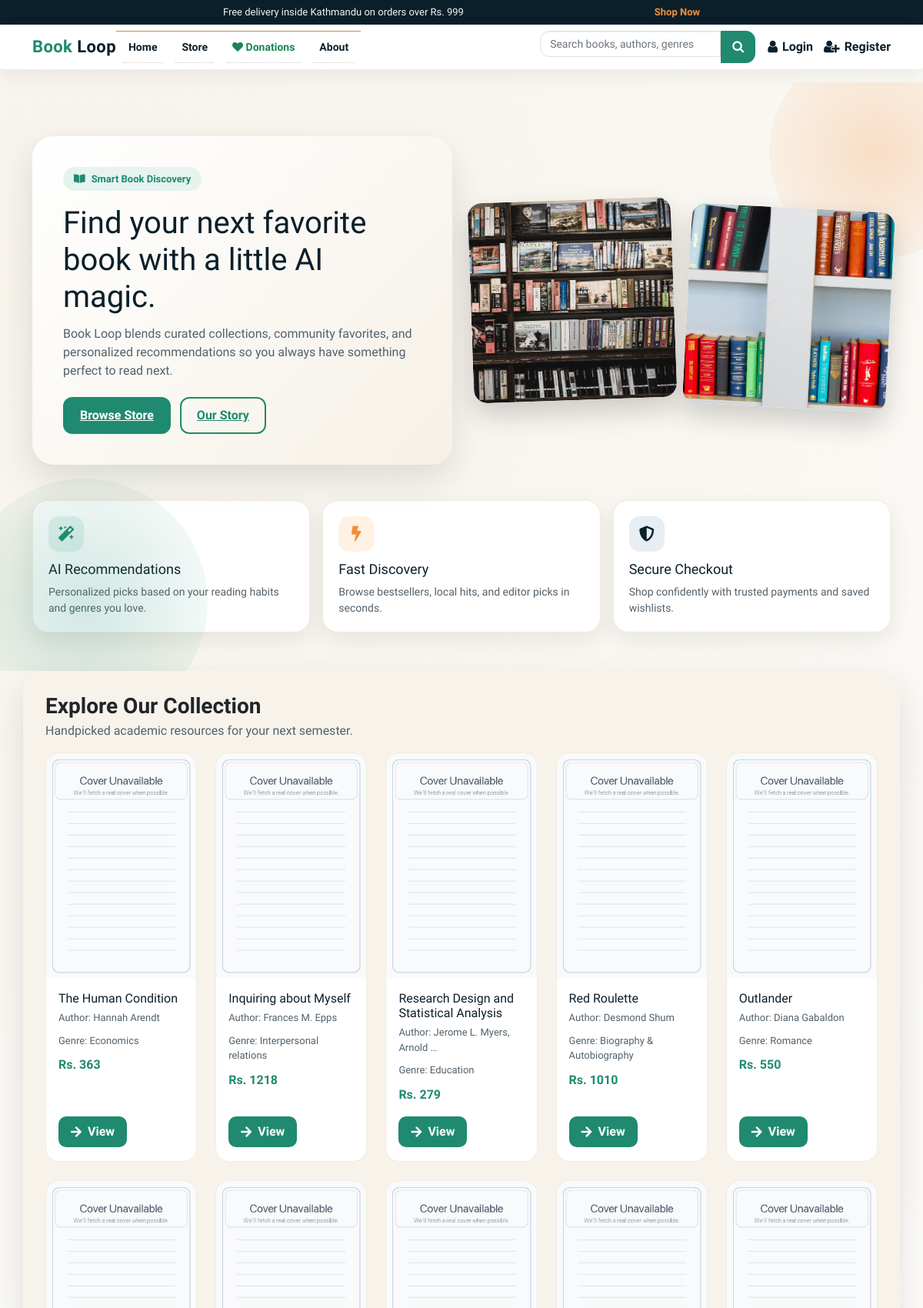
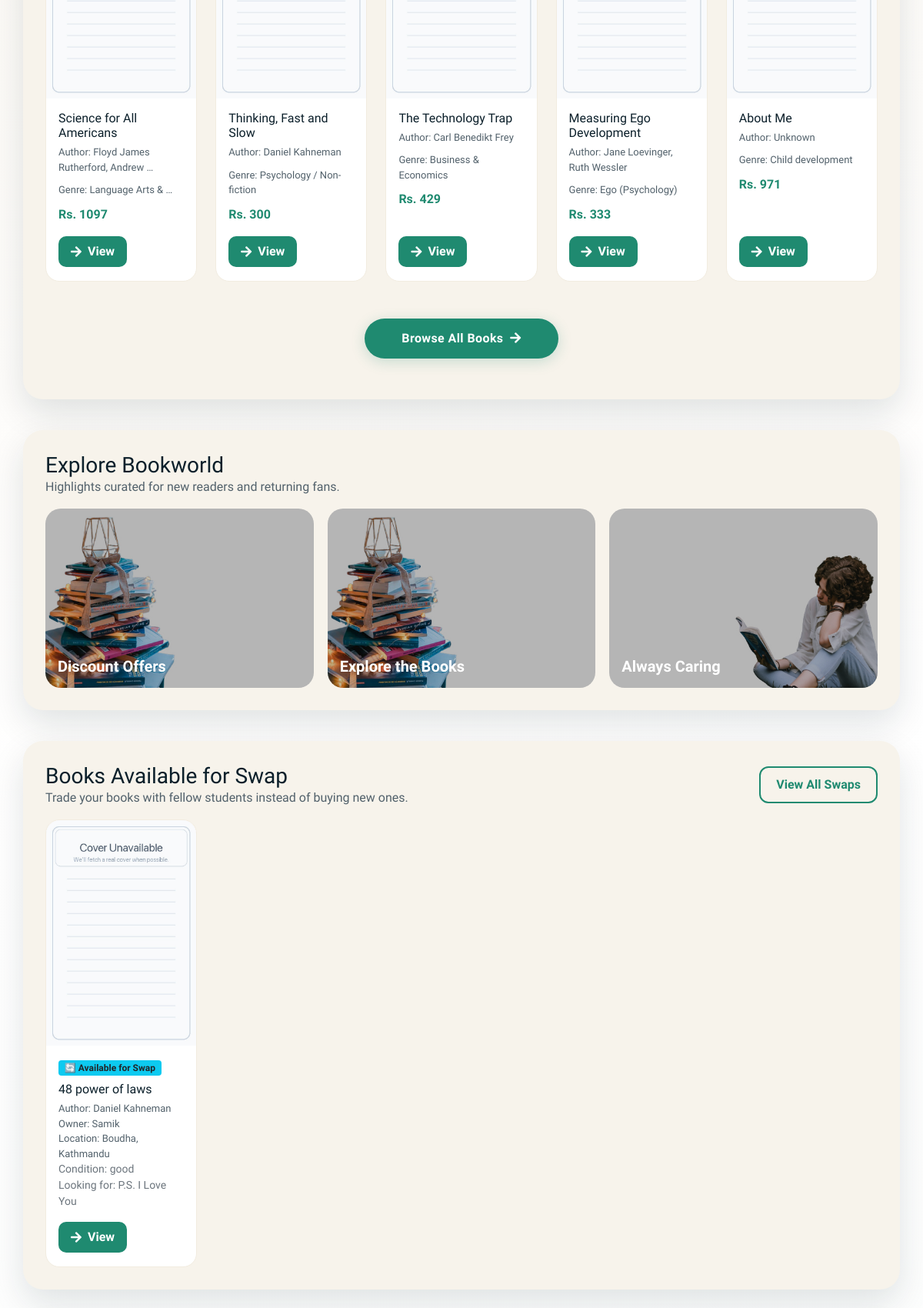
The page / (upper part) on the database its author committed (2 pictures, top to bottom).
### books/models.py (models this page shows, shortened)
class Product(models.Model):
    Book_name = models.CharField(max_length=50)
    Author = models.CharField(max_length=50, default="")
    genre = models.CharField(max_length=300)
    description = models.CharField(max_length=1000, default="")
    price = models.IntegerField(default=0)
    pub_date = models.DateField(default=timezone.now)
    quantity = models.PositiveBigIntegerField(default=1)
    seller = models.ForeignKey(
        settings.AUTH_USER_MODEL,
        on_delete=models.SET_NULL,
        null=True,
        blank=True,
        related_name="products",
    )
    listing_type = models.CharField(
        max_length=10,
        choices=LISTING_CHOICES,
        default="sell",
    )
    listing_status = models.CharField(
        max_length=20,
        choices=LISTING_STATUS,
        default="approved",
    )
    swap_preference = models.CharField(
        max_length=255,
        blank=True,
        null=True,
        help_text="Title or genre of the book you want in exchange.",
    )
    condition = models.CharField(
        max_length=50,
        blank=True,
        null=True,
        help_text=(
            "Physical condition of the book for swapping "
            "(e.g. New, Like New, Good, Heavily Used)."
        ),
    )
    location = models.CharField(
        max_length=255,
        blank=True,
        null=True,
        help_text="City or neighborhood for the swap",
    )
    contact_email = models.EmailField(
        blank=True,
        null=True,
        help_text="Email for other users to contact you for swapping",
    )
    image = CloudinaryField("image", folder="bookloop_covers", null=True, blank=True)
    sequence = models.IntegerField(default=0)
    views = models.PositiveIntegerField(default=0)
    average_rating = models.FloatField(default=0.0)
    rating_count = models.PositiveIntegerField(default=0)

### books/views.py (the view)
# urls.py: path('', views.index_page, name="home"),
def index_page(request):
    cartItems = 0
    recommended_books = []
    all_books = _get_diverse_books(limit=10)
    from django.db.models import Count, Q as _Q
    featured_books = (
        Product.objects.filter(listing_type="sell", listing_status="approved")
        .annotate(
            purchase_count=Count(
                "orderitem",
                filter=_Q(orderitem__order__complete=True),
                distinct=True,
            ),
            wishlist_count=Count("wishlist", distinct=True),
            popularity_score=(
                Count("orderitem", filter=_Q(orderitem__order__complete=True), distinct=True)
                + Count("wishlist", distinct=True)
                + Count("ratings", distinct=True)
            ),
        )
        .order_by("-popularity_score", "-views", "-average_rating")[:10]
    )
    nepali_books = (
        Product.objects.select_related("seller")
        .filter(
            Q(genre__icontains="nepali")
            | Q(genre__icontains="nepal")
            | Q(genre__icontains="नेपाल")
            | Q(genre__icontains="नेपाली"),
            listing_status="approved",
            listing_type="sell",
        )
        .annotate(
            purchase_count=Count(
                "orderitem",
                filter=Q(orderitem__order__complete=True),
                distinct=True,
            ),
            wishlist_count=Count("wishlist", distinct=True),
            rating_count_ann=Count("ratings", distinct=True),
            nepali_score=(
                Count("orderitem", filter=Q(orderitem__order__complete=True), distinct=True) * 5
                + Count("wishlist", distinct=True) * 3
                + Count("ratings", distinct=True) * 2
            ),
        )
        .order_by("-nepali_score", "-views", "-average_rating", "-pub_date")[:10]
    )
    if request.user.is_authenticated:
        order, _ = Order.objects.get_or_create(
            user=request.user.username, complete=False
        )
        cartItems = order.get_cart_items
        recommended_books = get_recommendations_for_user(request.user, num_recommendations=8)
    else:
        from django.db.models import Count
        recommended_books = Product.objects.annotate(
            order_count=Count('orderitem', filter=Q(orderitem__order__complete=True))
        ).order_by('-order_count')[:8]
        if not recommended_books.exists():
            recommended_books = Product.objects.all()[:8]
    swap_books = _approved_swap_books_queryset()[:8]
    return render(request, 'index.html', {
        'cartItems': cartItems,
        'recommended_books': recommended_books,
        'all_books': all_books,
        'featured_books': featured_books,
        'nepali_books': nepali_books,
        'swap_books': swap_books,
    })

### books/views.py (called while the page is built)
def _approved_swap_books_queryset():
    return Product.objects.select_related("seller").filter(
        listing_type="swap",
        listing_status="approved",
    ).order_by("-pub_date")

def _get_diverse_books(limit=10):
    base_qs = (
        Product.objects.select_related("seller")
        .filter(listing_type="sell", listing_status="approved")
    )
    genres = base_qs.values_list("genre", flat=True).distinct()
    diverse_books = []
    seen_ids = set()
    for genre in genres:
        book = base_qs.filter(genre=genre).order_by("-pub_date", "-id").first()
        if book and book.id not in seen_ids:
            diverse_books.append(book)
            seen_ids.add(book.id)
    random.shuffle(diverse_books)
    if len(diverse_books) >= limit:
        return diverse_books[:limit]
    needed = limit - len(diverse_books)
    fillers = list(base_qs.exclude(id__in=seen_ids).order_by("-id")[:needed])
    diverse_books.extend(fillers)
    return diverse_books

### transactions/context_processors.py (called while the page is built, shortened)
def cart_item_count(request):
    if not request.user.is_authenticated:
        return {"cart_count": 0, "cartItems": 0}

### templates/index.html (shortened to what this page needs)
{% load static %}
{% include 'components/base/base-top.html' %}
<link href="https://cdn.jsdelivr.net/npm/bootstrap@5.0.0-beta3/dist/css/bootstrap.min.css" rel="stylesheet"
>
<link rel="stylesheet" href="https://use.fontawesome.com/releases/v5.15.3/css/all.css"
>
{% include 'components/header/header.html' %}
<section class="hero">
    <div class="container">
        <div class="row align-items-center g-4">
            <div class="col-lg-6">
                <div class="hero-card">
                    <span class="hero-tag"><i class="fas fa-book-open"></i> Smart Book Discovery</span>
                    <h1>Find your next favorite book with a little AI magic.</h1>
                    <p>
                        Book Loop blends curated collections, community favorites, and personalized recommendations so you
                        always have something perfect to read next.
                    </p>
                    <div class="hero-actions">
                        <a class="btn-primary-custom" href="store/">Browse Store</a>
                        <a class="btn-outline-custom" href="about/">Our Story</a>
                    </div>
                </div>
            </div>
            <div class="col-lg-6">
                <div class="hero-stack">
                    <div class="hero-cover"><img src="{% static 'images/Slidee111.jpg' %}" alt="Featured shelf"></div>
                    <div class="hero-cover"><img src="{% static 'images/slidee2.jpg' %}" alt="Reading moment"></div>
                </div>
            </div>
        </div>
        <div class="row feature-grid g-3">
            <div class="col-md-4">
                <div class="feature-card">
                    <div class="feature-icon" style="background:#e3f4ef;color:#1f8a70;"><i class="fas fa-magic"></i></div>
                    <h5>AI Recommendations</h5>
                    <p>Personalized picks based on your reading habits and genres you love.</p>
                </div>
            </div>
            <div class="col-md-4">
                <div class="feature-card">
                    <div class="feature-icon" style="background:#fff1e3;color:#f28f3b;"><i class="fas fa-bolt"></i></div>
                    <h5>Fast Discovery</h5>
                    <p>Browse bestsellers, local hits, and editor picks in seconds.</p>
                </div>
            </div>
            <div class="col-md-4">
                <div class="feature-card">
                    <div class="feature-icon" style="background:#e6edf3;color:#0b1f2a;"><i class="fas fa-shield-alt"></i></div>
                    <h5>Secure Checkout</h5>
                    <p>Shop confidently with trusted payments and saved wishlists.</p>
                </div>
            </div>
        </div>
    </div>
</section>
<section class="container panel">
    <div class="section-title">
        <div>
            <h2 class="fw-bold text-dark mb-1">Explore Our Collection</h2>
            <p>Handpicked academic resources for your next semester.</p>
        </div>
    </div>
    <div class="row row-cols-2 row-cols-md-4 row-cols-lg-5 g-4 justify-content-start">
        {% for book in all_books %}
        <div class="col">
        <div class="book-card h-100">
            {% if book.image and "herald" not in book.image.url|lower and "college" not in book.image.url|lower %}
            <img class="book-cover-img" src="{{ book.image.url }}" alt="{{ book.Book_name }}" data-fallback="{% static 'images/default_cover.jpg' %}" onerror="this.onerror=null; this.src=this.dataset.fallback;">
            {% else %}
            <img class="book-cover-img" src="{% static 'images/default_cover.jpg' %}" alt="{{ book.Book_name }}">
            {% endif %}
            <div class="book-body">
                <h5>{{ book.Book_name|truncatewords:5 }}</h5>
                <p>Author: {{ book.Author|truncatewords:4 }}</p>
                <p>Genre: {{ book.genre|truncatewords:3 }}</p>
                <div class="book-price">Rs. {{ book.price }}</div>
            </div>
            <div class="book-actions">
                <a href="{% url 'product' book.id %}"><i class="fas fa-arrow-right"></i> View</a>
            </div>
        </div>
        </div>
        {% empty %}
        <p style="color: var(--muted);">No books available right now.</p>
        {% endfor %}
    </div>
    <div class="text-center mt-5 mb-4">
        <a href="{% url 'store' %}" class="btn-browse-more">
            Browse All Books &nbsp;<i class="fas fa-arrow-right"></i>
        </a>
    </div>
</section>
<section class="container panel">
    <div class="section-title">
        <div>
            <h2>Explore Bookworld</h2>
            <p>Highlights curated for new readers and returning fans.</p>
        </div>
    </div>
    <div class="gallery">
        <a class="gallery-card" href="{% url 'discount_offers' %}">
            <img src="{% static 'images/hey1.jpg' %}" alt="Discount Offers">
            <h4>Discount Offers</h4>
        </a>
        <a class="gallery-card" href="store/">
            <img src="{% static 'images/hey.jpg' %}" alt="Explore the Books">
            <h4>Explore the Books</h4>
        </a>
        <a class="gallery-card" href="about/">
            <img src="{% static 'images/hello.jpg' %}" alt="Always caring">
            <h4>Always Caring</h4>
        </a>
    </div>
</section>
<section class="container panel">
    <div class="section-title">
        <div>
            <h2>Books Available for Swap</h2>
            <p>Trade your books with fellow students instead of buying new ones.</p>
        </div>
        <a href="{% url 'browse_swaps' %}" class="btn-outline-custom" style="text-decoration:none;">View All Swaps</a>
    </div>
    <div class="row row-cols-2 row-cols-md-4 row-cols-lg-5 g-4 justify-content-start">
        {% for book in swap_books %}
        <div class="col">
        <div class="book-card h-100">
            {% if book.image and "herald" not in book.image.url|lower and "college" not in book.image.url|lower %}
            <img class="book-cover-img" src="{{ book.image.url }}" alt="{{ book.Book_name }}" data-fallback="{% static 'images/default_cover.jpg' %}" onerror="this.onerror=null; this.src=this.dataset.fallback;">
            {% else %}
            <img class="book-cover-img" src="{% static 'images/default_cover.jpg' %}" alt="{{ book.Book_name }}">
            {% endif %}
            <div class="book-body">
                <span class="badge bg-info text-dark mb-2">🔄 Available for Swap</span>
                <h5>{{ book.Book_name|truncatewords:5 }}</h5>
                <p style="margin: 0;">Author: {{ book.Author|default:"Unknown"|truncatewords:4 }}</p>
                <p style="margin: 0;">Owner: {{ book.seller.username|default:"BookLoop User" }}</p>
                <p style="margin: 0;">Location: {{ book.location|default:"Not specified"|truncatechars:24 }}</p>
                <small class="text-muted d-block">Condition: {{ book.condition|default:"Not specified"|truncatechars:22 }}</small>
                <small class="text-muted d-block">Looking for: {{ book.swap_preference|default:"Open to offers"|truncatechars:30 }}</small>
            </div>
            <div class="book-actions">
                <a href="{% url 'product' book.id %}"><i class="fas fa-arrow-right"></i> View</a>
            </div>
        </div>
        </div>
        {% empty %}
        <p style="color: var(--muted);">No swap listings available yet.</p>
        {% endfor %}
    </div>
</section>
{% include 'components/footer/footer.html' %}
{% include 'components/base/base-bottom.html' %}

### static/css/style.css (style rules this page uses)
html, body { font-size: 100%; font-family: 'Open Sans', sans-serif; background:#ffffff; }
p { margin:0; }
h1,h2,h3,h4,h5,h6,a { font-family:'Ubuntu', sans-serif !important; margin:0; }
.book-cover-img { width:100%; aspect-ratio:2 / 3; height:auto; object-fit:cover; object-position:center; border-top-left-radius:inherit; border-top-right-radius:inherit; }

### static/css/main.css (style rules this page uses)
.badge { background: #FF5370; }
.book-cover-img { display: block; width: 100%; aspect-ratio: 2 / 3; object-fit: contain; background: #f0eee9; }

### templates/components/header/header.html (style rules this page uses)
:root { --bw-ink: #0b1f2a; --bw-muted: #52616b; --bw-accent: #1f8a70; --bw-accent-2: #f28f3b; --bw-surface: #ffffff; }

### templates/components/footer/footer.html (style rules this page uses)
:root { --bw-ink: #0b1f2a; --bw-muted: #52616b; --bw-accent: #1f8a70; --bw-accent-2: #f28f3b; }

### rows shown on the page
Product: Book_name "The Human Condition", Author "Hannah Arendt", genre "Economics", price "363"
Product: Book_name "Inquiring about Myself", Author "Frances M. Epps", genre "Interpersonal relations", price "1218"
Product: Book_name "Research Design and Statistical Analysis", Author "Jerome L. Myers, Arnold …", genre "Education", price "279"
Product: Book_name "Red Roulette", Author "Desmond Shum", genre "Biography & Autobiography", price "1010"
Product: Book_name "Outlander", Author "Diana Gabaldon", genre "Romance", price "550"
Product: Book_name "Science for All Americans", Author "Floyd James Rutherford, Andrew …", genre "Language Arts & …", price "1097"
Product: Book_name "Thinking, Fast and Slow", Author "Daniel Kahneman", genre "Psychology / Non-fiction", price "300"
Product: Book_name "The Technology Trap", Author "Carl Benedikt Frey", genre "Business & Economics", price "429"
Product: Book_name "Measuring Ego Development", Author "Jane Loevinger, Ruth Wessler", genre "Ego (Psychology)", price "333"
Product: Book_name "About Me", Author "Unknown", genre "Child development", price "971"
Product: Book_name "48 power of laws", Author "Daniel Kahneman", seller.username "Samik", location "Boudha, Kathmandu", condition "good", swap_preference "P.S. I Love You"
